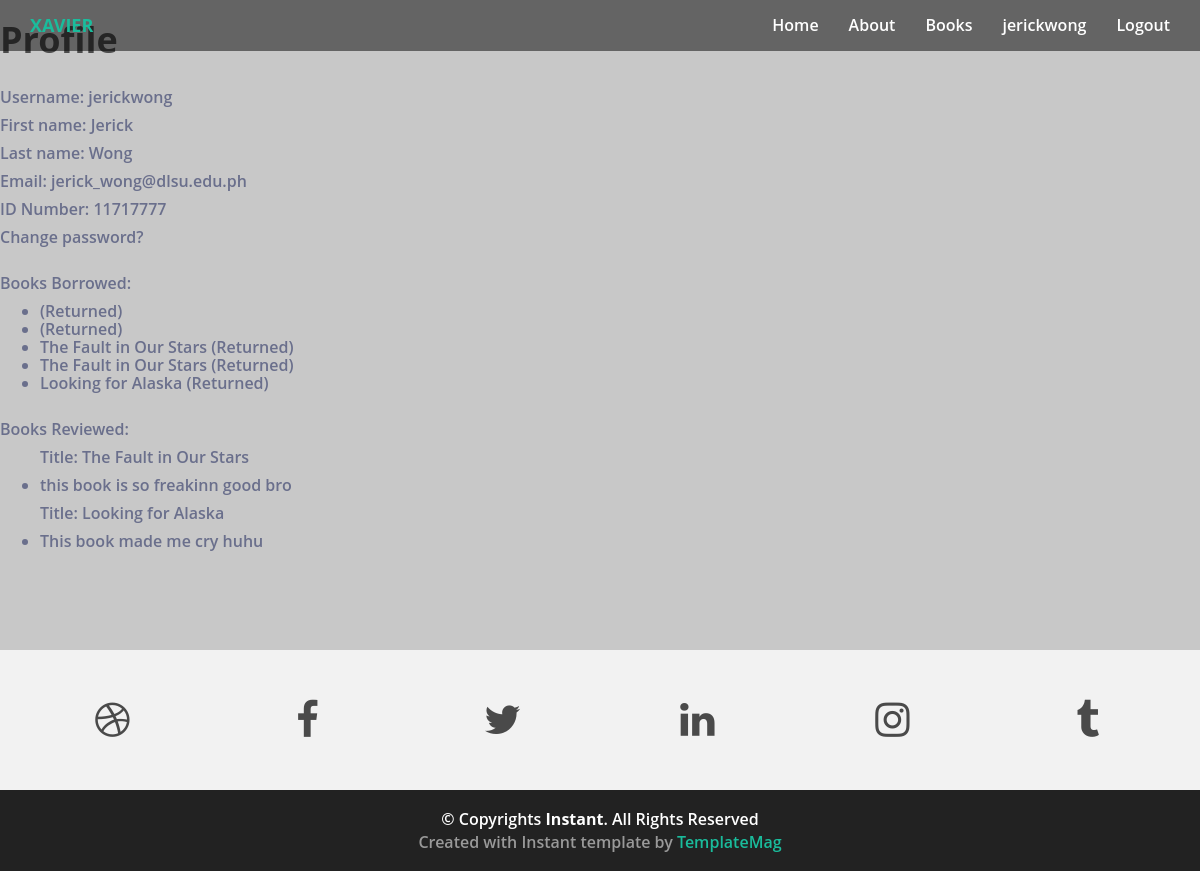
Page /catalog/profile/ (signed in) on the earlier database version.
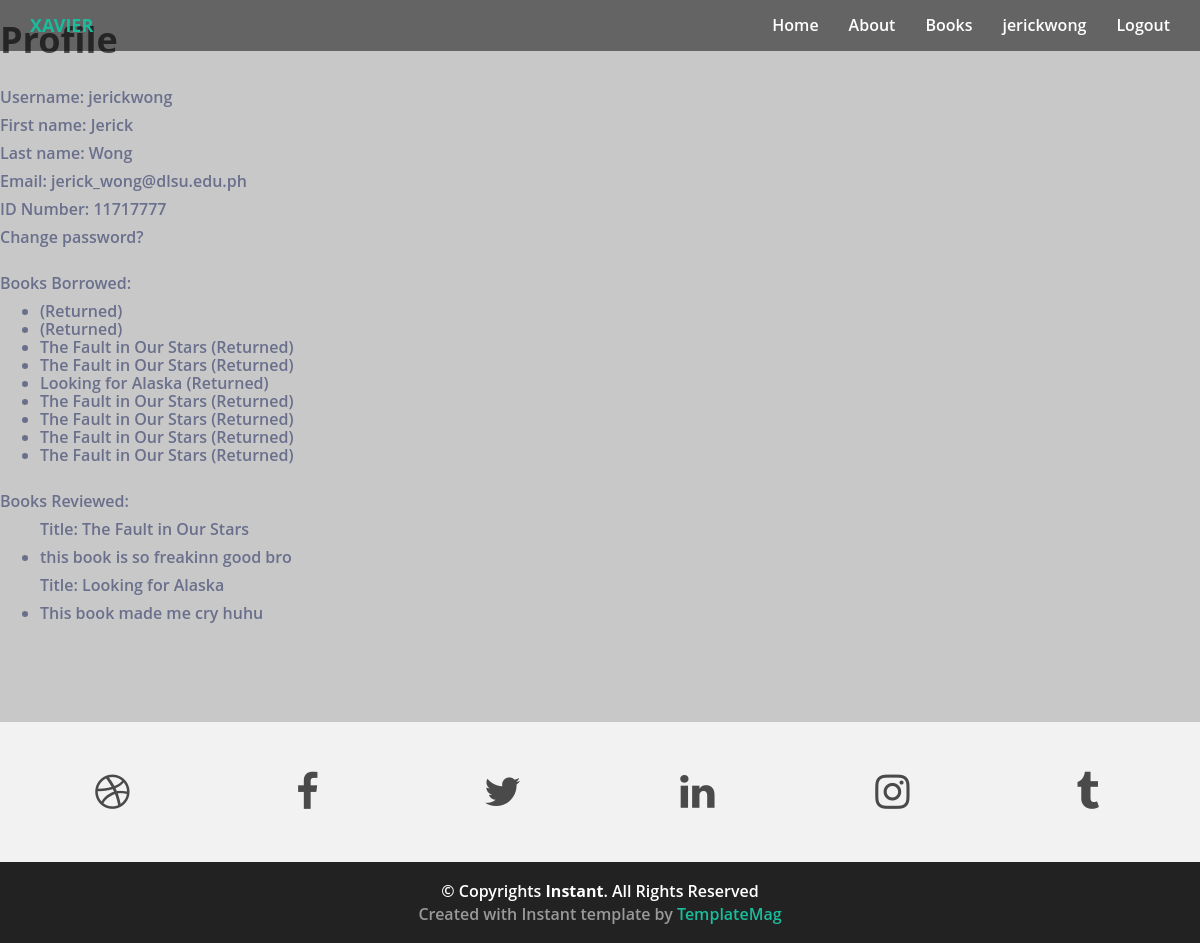
Same page on the later database version.
### catalog/models.py (models this page shows, shortened)
class BorrowedBefore(models.Model):
    borrower = models.ForeignKey(User, on_delete=models.CASCADE)
    book = models.ForeignKey(Book, on_delete=models.CASCADE, null=True, blank=False)

class Book(models.Model):
    title = models.CharField(max_length=200)
    author = models.ForeignKey('Author', on_delete=models.SET_NULL, null=True)
    publisher = models.ForeignKey('Publisher', on_delete=models.SET_NULL, null=True)
    date_published = models.DateField('Date Published', null=True, blank=True)
    summary = models.TextField(max_length=1000, help_text='Enter a brief description of the book')
    isbn = models.CharField('ISBN', max_length=13, help_text='13 Character <a href="https://www.isbn-international.org/content/what-isbn">ISBN number</a>')
    genre = models.ManyToManyField(Genre, help_text='Select a genre for this book')
    reviews = models.ManyToManyField(Review, help_text='Leave a review for this book')
    def display_genre(self):
        """Create a string for the Genre. This is required to display genre in Admin."""
        return ', '.join(genre.name for genre in self.genre.all()[:3])
    def display_review(self):
        """Create a string for the Genre. This is required to display genre in Admin."""
        return ', '.join(reviews.review + ' - ' + reviews.reviewer.username for reviews in self.reviews.all()[:3])
    display_review.short_description = 'Reviews'
    display_genre.short_description = 'Genre'

class Review(models.Model):
    review = models.CharField(max_length=1000, help_text='Enter your review')
    reviewer = models.ForeignKey(User, on_delete=models.CASCADE)

### catalog/views.py (the view)
# urls.py: path('profile/', views.profile, name='profile'),
def profile(request):
    bookinstance = BookInstance.objects.all()
    booksreviewed = Book.objects.all()
    borrowedbefore = BorrowedBefore.objects.all()
    context = {
        'bookinstance': bookinstance,
        'booksreviewed': booksreviewed,
        'borrowedbefore': borrowedbefore
    }
    return render(request, 'profile.html', context=context)

### catalog/templatetags/custom_tags.py (called while the page is built)
@register.filter(name='has_group')
def has_group(user, group_name):
    return user.groups.filter(name=group_name).exists()

### templates/profile.html (shortened to what this page needs)
{% extends "base_generic.html" %}
{% load custom_tags %}
{% block content %}
    <h1>Profile</h1>
    {% if user.is_authenticated %}
        <br>
        <p>Username: {{ user.username }}</p>
        <p>First name: {{ user.first_name }}</p>
        <p>Last name: {{ user.last_name }}</p>
        <p>Email: {{ user.email }}</p>
        <p>ID Number: 11717777</p>
        <p><a href="{% url 'password_change' %}">Change password?</a></p>
        {% if user|has_group:"Student/Teacher" %}
            <br>
            {% if bookinstance %}
            <p>Books Borrowed:</p>
            <ul>
                {% for borrowed in borrowedbefore %}
                    {% if borrowed.borrower == user %}
                    <li class='text-secondary'>
                        {{ borrowed.book.title }} (Returned)
                    </li>
                    {% endif %}
                {% endfor %}
            </ul>
            {% else %}
                <p>There are no books borrowed.</p>
            {% endif %}
            <br>
            <p>Books Reviewed:</p>
            {% for b in booksreviewed %}
                {%  for r in b.reviews.all %}
                    {% if r.reviewer == user %}
                    <ul>
                        <p>Title: {{ b.title }}</p>
                        <li>{{ r.review }}</li>
                    </ul>
                    {% endif %}
                {%  endfor %}
            {% endfor %}
        {% endif %}
    {% else %}
      <p>Login first</p>
    {% endif %}
{% endblock %}

Differences in the rows shown:
added BorrowedBefore: book "The Fault in Our Stars"
added BorrowedBefore: book "The Fault in Our Stars"
added BorrowedBefore: book "The Fault in Our Stars"
added BorrowedBefore: book "The Fault in Our Stars"
